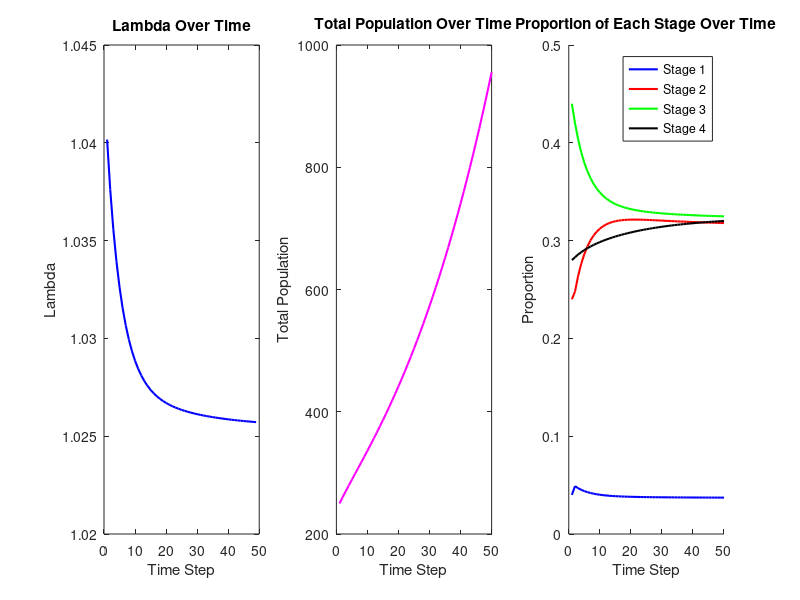

Here is the MATLAB script that generated this plot:
A = [0,0.0043,0.1132,0;
    0.9775,0.9111,0,0;
    0,0.0736,0.9534,0;
    0,0,0.0452,0.9804];
[V, D] = eig(A);


eigenvalues = diag(D);
[max_eigenvalue, index] = max(eigenvalues);
principal_eigenvalue = eigenvalues(index);
principal_eigenvector = V(:, index);
clear sum;
principal_eigenvector = principal_eigenvector / sum(principal_eigenvector);

fprintf('Principal Eigenvalue: %f\n', principal_eigenvalue);
disp('Principal Eigenvector (w):');
disp(principal_eigenvector);

x = [10;60;110;70];
r1 = zeros(50, 1);
r2 = zeros(50, 1);
r3 = zeros(50, 1);
r4 = zeros(50, 1);
n_s = zeros(50, 1);

for t = 1:50
    n = sum(x);
    r1(t) = x(1) / n;
    r2(t) = x(2) / n;
    r3(t) = x(3) / n;
    r4(t) = x(4) / n;
    n_s(t) = n;
    x = A * x;
end

% 绘制比例变化图
subplot(1, 3, 3);
hold on;
plot(1:50, r1, 'b', 'LineWidth', 1.5); % 第一阶段比例
plot(1:50, r2, 'r', 'LineWidth', 1.5); % 第二阶段比例
plot(1:50, r3, 'g', 'LineWidth', 1.5); % 第三阶段比例
plot(1:50, r4, 'k', 'LineWidth', 1.5); % 第四阶段比例
legend('Stage 1', 'Stage 2', 'Stage 3', 'Stage 4', 'Location', 'best');
title('Proportion of Each Stage Over Time');
xlabel('Time Step');
ylabel('Proportion');
hold off;

% 绘制总种群数变化图
subplot(1, 3, 2);
plot(1:50, n_s, 'm', 'LineWidth', 1.5);
title('Total Population Over Time');
xlabel('Time Step');
ylabel('Total Population');

lambda = zeros(49,1);
for t = 1:49
    lambda(t) = n_s(t + 1) / n_s(t);
end
subplot(1, 3, 1);
cla; % 清除当前轴的内容
plot(1:49, lambda, 'b', 'LineWidth', 1.5); % 绘制 lambda 曲线
title('Lambda Over Time');
xlabel('Time Step');
ylabel('Lambda');

